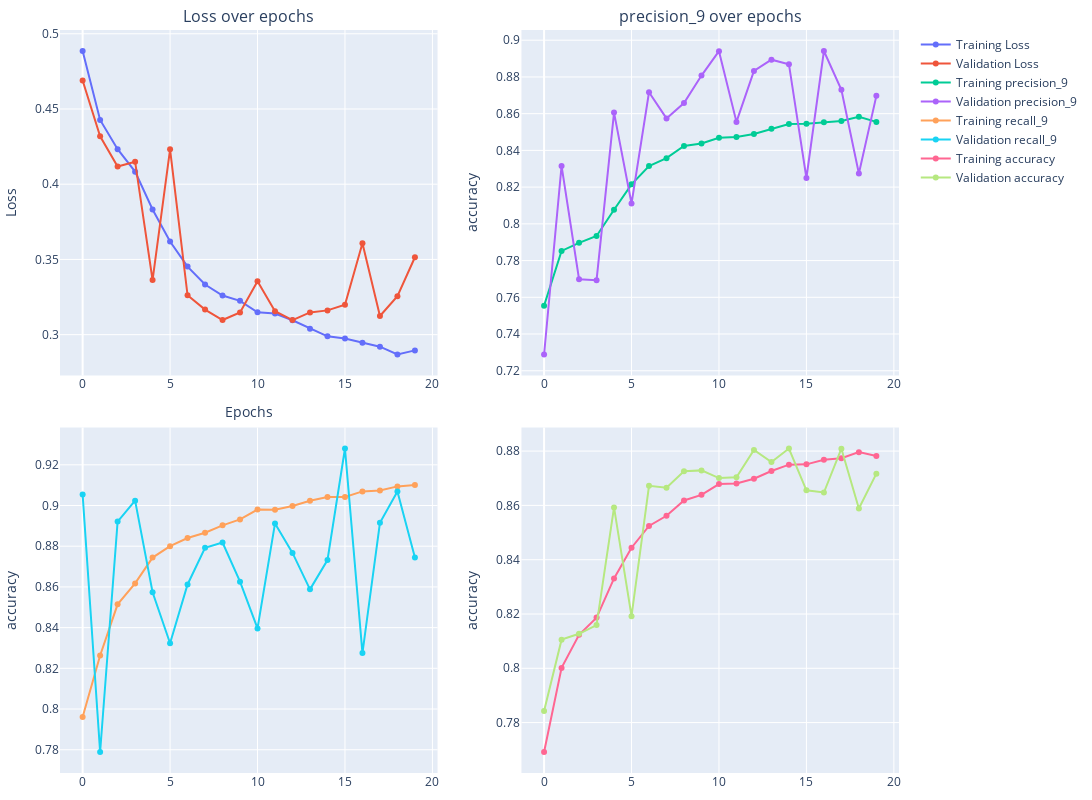

The notebook cell saved with this chart:
### Code cell
hist = history.history

n = 5
train_col = cols[2]
val_col = f'val_{train_col}'

fig = make_subplots(rows=2, cols=2, subplot_titles=("Loss over epochs", f"{train_col} over epochs"), vertical_spacing=0.07)

# Loss
fig.add_trace( go.Scatter(x=list(range(len(hist['loss']))), y=hist['loss'], mode='lines+markers', name='Training Loss'), row=1, col=1 )
fig.add_trace( go.Scatter(x=list(range(len(hist['val_loss']))), y=hist['val_loss'], mode='lines+markers', name='Validation Loss'), row=1, col=1 )

# 
fig.add_trace(  go.Scatter(x=list(range(len(hist[train_col]))), y=hist[train_col],  mode='lines+markers', name=f'Training {train_col}'),  row=1, col=2 )
fig.add_trace( go.Scatter(x=list(range(len(hist[val_col]))), y=hist[val_col], mode='lines+markers', name=f'Validation {train_col}'), row=1, col=2)

#
train_col = cols[3]
val_col = f'val_{train_col}'
fig.add_trace(  go.Scatter(x=list(range(len(hist[train_col]))), y=hist[train_col],  mode='lines+markers', name=f'Training {train_col}'),  row=2, col=1 )
fig.add_trace( go.Scatter(x=list(range(len(hist[val_col]))), y=hist[val_col], mode='lines+markers', name=f'Validation {train_col}'), row=2, col=1)

train_col = 'accuracy'
val_col = f'val_{train_col}'
fig.add_trace(  go.Scatter(x=list(range(len(hist[train_col]))), y=hist[train_col],  mode='lines+markers', name=f'Training {train_col}'),  row=2, col=2 )
fig.add_trace( go.Scatter(x=list(range(len(hist[val_col]))), y=hist[val_col], mode='lines+markers', name=f'Validation {train_col}'), row=2, col=2)


fig.update_xaxes(title_text="Epochs", row=1, col=1)
fig.update_yaxes(title_text="Loss", row=1, col=1)
fig.update_yaxes(title_text=f"{train_col}", row=1, col=2)
fig.update_yaxes(title_text=f"{train_col}", row=2, col=1)
fig.update_yaxes(title_text=f"{train_col}", row=2, col=2)

fig.update_layout(
    # title_text="Training and validation metrics over epochs",
    showlegend=True,
    margin=dict(l=10, r=10, b=10, t=30),
    width=1400, height=800
)

for annotation in fig['layout']['annotations']:
    annotation['y'] = annotation['y'] + 0.002

fig

### Figure 1 — Plotly figure (JSON) as saved in the notebook; plotly's stock layout.template omitted (floating-point values rounded to 4 significant figures)
{"data": [{"mode": "lines+markers", "name": "Training Loss", "type": "scatter", "x": [0, 1, 2, 3, 4, 5, 6, 7, 8, 9, 10, 11, 12, 13, 14, 15, 16, 17, 18, 19], "xaxis": "x", "y": [0.4885, 0.4427, 0.4233, 0.4084, 0.3832, 0.3619, 0.3452, 0.3333, 0.326, 0.3225, 0.3148, 0.314, 0.3096, 0.304, 0.2989, 0.2975, 0.2947, 0.292, 0.2868, 0.2895], "yaxis": "y"}, {"mode": "lines+markers", "name": "Validation Loss", "type": "scatter", "x": [0, 1, 2, 3, 4, 5, 6, 7, 8, 9, 10, 11, 12, 13, 14, 15, 16, 17, 18, 19], "xaxis": "x", "y": [0.4689, 0.4319, 0.4117, 0.415, 0.3363, 0.4232, 0.3261, 0.3166, 0.3097, 0.3148, 0.3355, 0.3156, 0.3097, 0.3148, 0.3161, 0.3199, 0.3607, 0.3124, 0.3256, 0.3514], "yaxis": "y"}, {"mode": "lines+markers", "name": "Training precision_9", "type": "scatter", "x": [0, 1, 2, 3, 4, 5, 6, 7, 8, 9, 10, 11, 12, 13, 14, 15, 16, 17, 18, 19], "xaxis": "x2", "y": [0.7554, 0.7852, 0.7897, 0.7934, 0.8077, 0.8215, 0.8315, 0.8358, 0.8424, 0.8438, 0.8469, 0.8473, 0.849, 0.8518, 0.8543, 0.8545, 0.8553, 0.856, 0.8583, 0.8555], "yaxis": "y2"}, {"mode": "lines+markers", "name": "Validation precision_9", "type": "scatter", "x": [0, 1, 2, 3, 4, 5, 6, 7, 8, 9, 10, 11, 12, 13, 14, 15, 16, 17, 18, 19], "xaxis": "x2", "y": [0.7289, 0.8315, 0.7698, 0.7693, 0.8606, 0.8111, 0.8717, 0.8574, 0.8658, 0.8807, 0.894, 0.8555, 0.8832, 0.8894, 0.8869, 0.825, 0.8941, 0.873, 0.8274, 0.8697], "yaxis": "y2"}, {"mode": "lines+markers", "name": "Training recall_9", "type": "scatter", "x": [0, 1, 2, 3, 4, 5, 6, 7, 8, 9, 10, 11, 12, 13, 14, 15, 16, 17, 18, 19], "xaxis": "x3", "y": [0.796, 0.8263, 0.8514, 0.8617, 0.8744, 0.88, 0.884, 0.8866, 0.8903, 0.8932, 0.898, 0.8979, 0.8998, 0.9024, 0.9042, 0.9042, 0.9069, 0.9073, 0.9094, 0.9101], "yaxis": "y3"}, {"mode": "lines+markers", "name": "Validation recall_9", "type": "scatter", "x": [0, 1, 2, 3, 4, 5, 6, 7, 8, 9, 10, 11, 12, 13, 14, 15, 16, 17, 18, 19], "xaxis": "x3", "y": [0.9054, 0.7789, 0.8921, 0.9024, 0.8574, 0.8323, 0.8612, 0.8792, 0.8818, 0.8626, 0.8396, 0.8912, 0.8767, 0.8588, 0.8732, 0.928, 0.8275, 0.8915, 0.9069, 0.8744], "yaxis": "y3"}, {"mode": "lines+markers", "name": "Training accuracy", "type": "scatter", "x": [0, 1, 2, 3, 4, 5, 6, 7, 8, 9, 10, 11, 12, 13, 14, 15, 16, 17, 18, 19], "xaxis": "x4", "y": [0.7692, 0.8001, 0.8123, 0.8187, 0.8331, 0.8444, 0.8524, 0.8562, 0.8618, 0.8639, 0.8678, 0.868, 0.8698, 0.8727, 0.875, 0.8751, 0.8768, 0.8774, 0.8796, 0.8782], "yaxis": "y4"}, {"mode": "lines+markers", "name": "Validation accuracy", "type": "scatter", "x": [0, 1, 2, 3, 4, 5, 6, 7, 8, 9, 10, 11, 12, 13, 14, 15, 16, 17, 18, 19], "xaxis": "x4", "y": [0.7843, 0.8105, 0.8127, 0.8159, 0.8593, 0.8192, 0.8672, 0.8665, 0.8726, 0.8729, 0.8701, 0.8704, 0.8804, 0.876, 0.8809, 0.8655, 0.8648, 0.8809, 0.8589, 0.8717], "yaxis": "y4"}], "layout": {"annotations": [{"font": {"size": 16}, "showarrow": false, "text": "Loss over epochs", "x": 0.225, "xanchor": "center", "xref": "paper", "y": 1.002, "yanchor": "bottom", "yref": "paper"}, {"font": {"size": 16}, "showarrow": false, "text": "precision_9 over epochs", "x": 0.775, "xanchor": "center", "xref": "paper", "y": 1.002, "yanchor": "bottom", "yref": "paper"}], "height": 800, "margin": {"b": 10, "l": 10, "r": 10, "t": 30}, "showlegend": true, "width": 1400, "xaxis": {"anchor": "y", "domain": [0, 0.45], "title": {"text": "Epochs"}}, "xaxis2": {"anchor": "y2", "domain": [0.55, 1]}, "xaxis3": {"anchor": "y3", "domain": [0, 0.45]}, "xaxis4": {"anchor": "y4", "domain": [0.55, 1]}, "yaxis": {"anchor": "x", "domain": [0.535, 1.0], "title": {"text": "Loss"}}, "yaxis2": {"anchor": "x2", "domain": [0.535, 1.0], "title": {"text": "accuracy"}}, "yaxis3": {"anchor": "x3", "domain": [0, 0.465], "title": {"text": "accuracy"}}, "yaxis4": {"anchor": "x4", "domain": [0, 0.465], "title": {"text": "accuracy"}}}}
